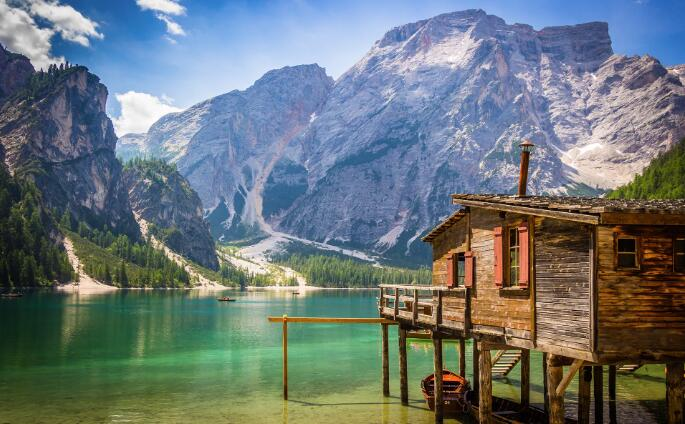
#> input picture assignment_3/image_input/scenery.jpg, 685 x 424 px, found by its file name
$ python translation.py
#> lines starting #> are read from the running program, lines starting #| are printed output that depends on the picture
import cv2
import numpy as np

image = cv2.imread('D:\\Projects\\PycharmProjects\\ImageAnalysisProject\\assignment_3\\image_input\\scenery.jpg')
#> image is the input picture: shape (424, 685, 3); mean B, G, R 120.1, 118.2, 107.2

#图像平移
#垂直方向 向下平移120
M = np.float32([[1, 0, 0], [0, 1, 120]])
img1 = cv2.warpAffine(image, M, (image.shape[1], image.shape[0]))
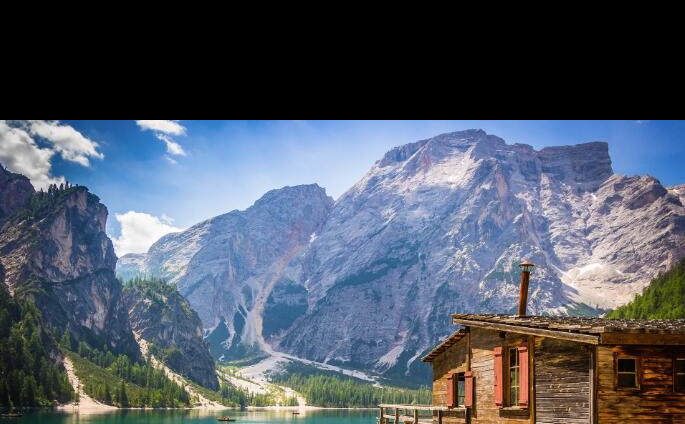
#> img1: shape (424, 685, 3); mean B, G, R 102.3, 89.4, 81.4

#垂直方向 向上平移120
M = np.float32([[1, 0, 0], [0, 1, -120]])
img2 = cv2.warpAffine(image, M, (image.shape[1], image.shape[0]))
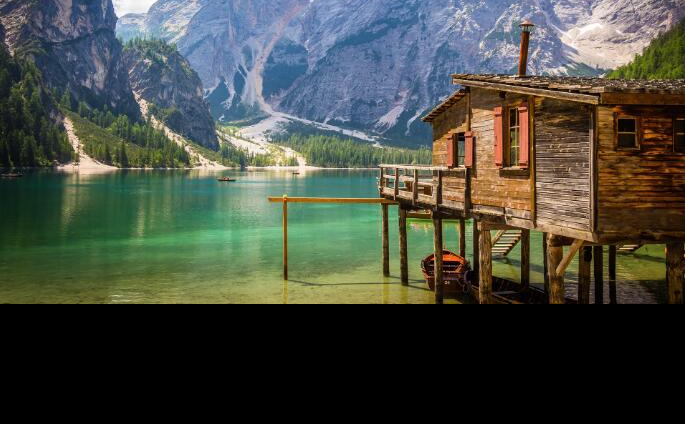
#> img2: shape (424, 685, 3); mean B, G, R 66.4, 75.7, 71.3

#水平方向 向右平移120
M = np.float32([[1, 0, 120], [0, 1, 0]])
img3 = cv2.warpAffine(image, M, (image.shape[1], image.shape[0]))
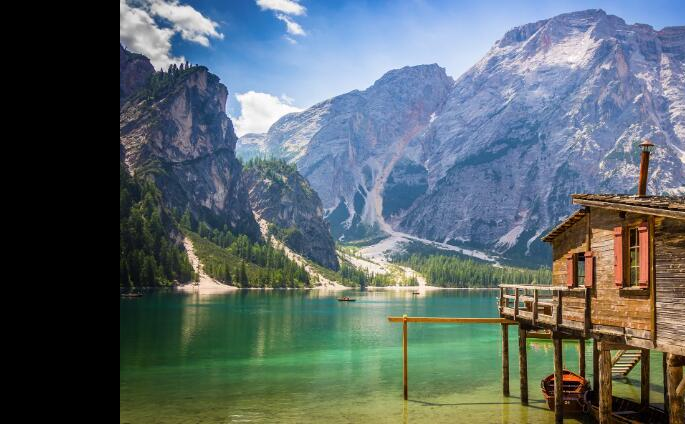
#> img3: shape (424, 685, 3); mean B, G, R 105.1, 102.3, 89.7

#水平方向 向左平移120
M = np.float32([[1, 0, -120], [0, 1, 0]])
img4 = cv2.warpAffine(image, M, (image.shape[1], image.shape[0]))
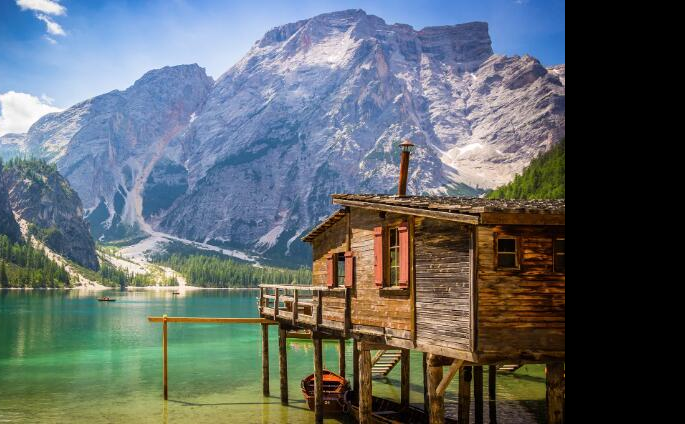
#> img4: shape (424, 685, 3); mean B, G, R 104.8, 102.7, 94.7

#显示图像
cv2.imshow("Image", image)
cv2.imshow("Down 120", img1)
cv2.imshow("Up 120", img2)
cv2.imshow("Right 120", img3)
cv2.imshow("Left 120", img4)

#等待显示
cv2.waitKey(0)
cv2.destroyAllWindows()
